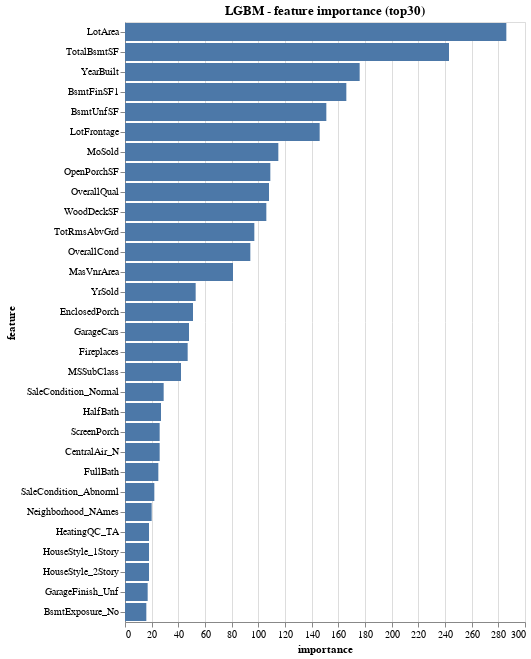

The cell this chart's notebook holds for it:
### Markdown cell above
### <font color='red'>test [doesn't work]</font>

### Code cell
X, y = load_X_y()

# area_cols = [x for x in X.columns if x[-4:]=='Area']
# sqr_feet_cols = [x for x in X.columns if x[-2:]=='SF']

# X = create_total_area(X, area_cols, sqr_feet_cols, drop=False)

X = X.drop(columns=cols_drop_corr)

run_base_model(X, y)

### Figure 1 — Vega-Lite specification as saved in the notebook (floating-point values rounded to 4 significant figures)
{"$schema": "https://vega.github.io/schema/vega-lite/v4.0.2.json", "config": {"view": {"continuousHeight": 300, "continuousWidth": 400}}, "data": {"name": "data-b013f55b08952b9746fb9e2fab06c7aa"}, "datasets": {"data-b013f55b08952b9746fb9e2fab06c7aa": [{"feature": "LotArea", "importance": 286}, {"feature": "TotalBsmtSF", "importance": 243}, {"feature": "YearBuilt", "importance": 176}, {"feature": "BsmtFinSF1", "importance": 166}, {"feature": "BsmtUnfSF", "importance": 151}, {"feature": "LotFrontage", "importance": 146}, {"feature": "MoSold", "importance": 115}, {"feature": "OpenPorchSF", "importance": 109}, {"feature": "OverallQual", "importance": 108}, {"feature": "WoodDeckSF", "importance": 106}, {"feature": "TotRmsAbvGrd", "importance": 97}, {"feature": "OverallCond", "importance": 94}, {"feature": "MasVnrArea", "importance": 81}, {"feature": "YrSold", "importance": 53}, {"feature": "EnclosedPorch", "importance": 51}, {"feature": "GarageCars", "importance": 48}, {"feature": "Fireplaces", "importance": 47}, {"feature": "MSSubClass", "importance": 42}, {"feature": "SaleCondition_Normal", "importance": 29}, {"feature": "HalfBath", "importance": 27}, {"feature": "ScreenPorch", "importance": 26}, {"feature": "CentralAir_N", "importance": 26}, {"feature": "FullBath", "importance": 25}, {"feature": "SaleCondition_Abnorml", "importance": 22}, {"feature": "Neighborhood_NAmes", "importance": 20}, {"feature": "HeatingQC_TA", "importance": 18}, {"feature": "HouseStyle_1Story", "importance": 18}, {"feature": "HouseStyle_2Story", "importance": 18}, {"feature": "GarageFinish_Unf", "importance": 17}, {"feature": "BsmtExposure_No", "importance": 16}]}, "encoding": {"x": {"field": "importance", "type": "quantitative"}, "y": {"field": "feature", "sort": "-x", "type": "ordinal"}}, "mark": "bar", "title": "LGBM - feature importance (top30)"}
